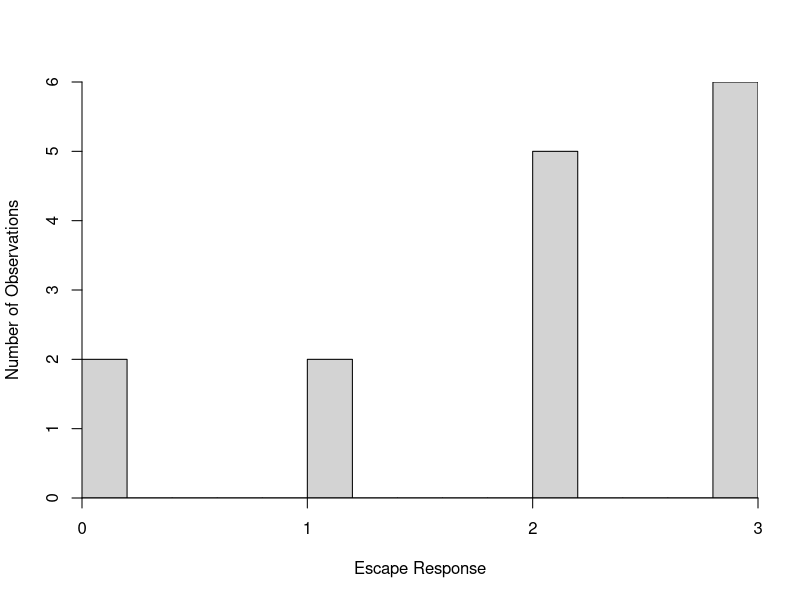

Here is the R script that generated this plot:
#######################################################################################
############################# PROBLEM SET 1 ###########################################
#######################################################################################

setwd("C:\\Users\\Sabrina\\Google Drive\\Colgate\\Senior Year\\BioStatistics\\Lab")

library(plyr)

#6b frequency distribution
  #textbook 2.4

#make the data frame 
snake<- c(3, 1, 3, 0, 2, 2, 3, 3, 2, 0, 3, 2, 1, 3, 2)
snake1<- data.frame(snake)

hist(snake1$snake, main = " ", xlab= "Escape Response", ylab= "Number of Observations", 
     breaks = 12, right = F, xaxt= "n", xaxs= "i", yaxs= "i" )
axis(1, seq(0,3))
  #how to add spaces between the histogram bars and to get rid of 0.5 interval?

#7 
site<- c(1, 2, 3, 4, 5, 6, 7, 8, 9, 10, 11)
bullfrog<- c(34, 65, 23, 34, 18, 20, 15, 70, 15, 18, 34)
dat.bullfrog<- data.frame(site, bullfrog)
dat.bullfrog$rank<- rank(dat.bullfrog$bullfrog)
